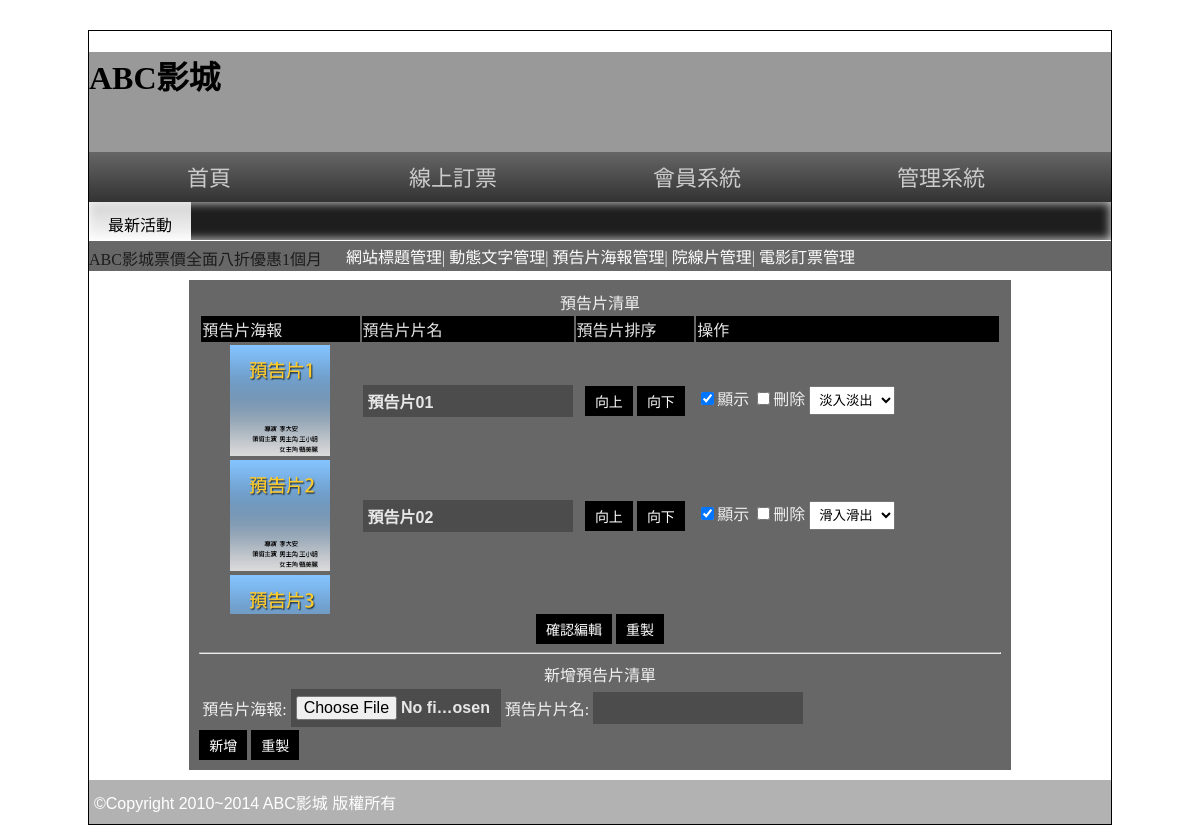
The page /back.php?do=poster (signed in) on the database its author committed.
### tables this page shows
CREATE TABLE `poster` (
  `id` int(10) UNSIGNED NOT NULL,
  `name` text NOT NULL,
  `img` text NOT NULL,
  `rank` int(10) UNSIGNED NOT NULL,
  `sh` int(1) UNSIGNED NOT NULL,
  `ani` int(10) UNSIGNED NOT NULL
);

### api/db.php (called while the page is built, shortened)
<?php
class DB{
    private $dsn = "mysql:host=localhost;dbname=db03_1;charset=utf8;";
    private $pdo;
    private $table;
    function __construct($table){
        $this->table = $table;
        $this->pdo = new PDO($this->dsn,'root','');
    }
    function all(...$arg){
        $sql = "SELECT * FROM `{$this->table}` ";
        if (isset($arg[0])) {
            if (is_array($arg[0])) {
                $tmp = $this->array_to_sql($arg[0]);
                $sql .= " WHERE " . join(" AND ", $tmp);
            }
            else {
                $sql .= $arg[0];
            }
        }
        return $this->pdo->query($sql)->fetchAll(PDO::FETCH_ASSOC);
    }
}
$Poster = new DB('poster');
?>

### back/poster.php (the view, shortened to what this page needs)
<div class="rb tab">
    <div class="ct">
        預告片清單
    </div>
    <form action="./api/edit_poster.php" method="post">
    <div class="table-wrap">
        <table style="width:100%">
            <thead>
            <tr>
                <td width="20%">預告片海報</td>
                <td width="25%">預告片片名</td>
                <td width="15%">預告片排序</td>
                <td width="">操作</td>
            </tr>
            </thead>
            <tbody>
                <?php
                    $rows = $Poster->all(" ORDER BY `rank`");
                    foreach ($rows as $key=> $row) :
                        $prev_id = ($key > 0) ? $rows[$key - 1]['id'] : $row['id'];
                        $next_id = ($key < count($rows) - 1) ? $rows[$key + 1]['id'] : $row['id'];
                ?>
                <tr>
                    <td class="ct">
                        <img width="100px" src="../upload/<?=$row['img']?>" alt="">
                    </td>
                    <td>
                        <input type="text" name="name[]" value="<?=$row['name']?>">
                    </td>
                    <td class="ct">
                        <input type="button" class="sw" data-sw="<?=$prev_id?>-<?=$row['id']?>" value="向上">
                        <input type="button" class="sw" data-sw="<?=$next_id?>-<?=$row['id']?>" value="向下">
                    </td>
                    <td>
                        <input type="checkbox" name="sh[]" id="" value="<?=$row['id']?>" <?=($row['sh'] == 1)?"checked":""?>>顯示
                        <input type="checkbox" name="del[]" id="" value="<?=$row['id']?>">刪除
                        <select name="ani[]" id="">
                            <option value="1" <?=($row['ani'] == 1 ?"selected":"")?>>淡入淡出</option>
                            <option value="2" <?=($row['ani'] == 2 ?"selected":"")?>>滑入滑出</option>
                        </select>
                    </td>
                </tr>
                <?php
                endforeach
                ?>
            </tbody>
        </table>
    </div>
        <div class="ct">
                <input type="submit" value="確認編輯">
                <input type="reset" value="重製">
        </div>
    </form>
    <hr>
    <div>
        <div class="ct">
        新增預告片清單
        </div>
        <form action="./api/add_poster.php" method="post" enctype="multipart/form-data">
            <table>
                <tr>
                    <td>預告片海報:</td>
                    <td>
                        <input type="file" name="img" id="">
                    </td>
                    <td>
                        預告片片名:
                    </td>
                    <td>
                        <input type="text" name="name">
                    </td>
                </tr>
            </table>
            <div>
                <input type="submit" value="新增">
                <input type="reset" value="重製">
            </div>
        </form>
    </div>
</div>

### css/css.css (style rules this page uses)
body { background:url(../icon/b.png); font-family:微軟正黑體; }
select,select option { padding:5px; }
input[type='text'],input[type='file'],input[type='password'],textarea,.button { width:200px; font-size:16px; padding:7px 5px 7px 5px; background:#4C4C4C; color:#E7E7E7; border:none; font:Open Sans,'微軟正黑體'; font-weight:600; }
input[type='button'],input[type='submit'],input[type='reset'],button,.button { padding: 5px 10px; background:#000; color:#fff; border:none; cursor:pointer; font-size:14px; text-decoration:none; }
.ct { text-align:center; }
.rb { background:rgba(39,39,39,0.7); color:rgba(255,255,255,0.9); }
.tab { width:80%; display:block; margin-left:auto; margin-right:auto; min-height:100px; padding:10px; }

### back/poster.php (style rules this page uses)
.table-wrap { max-height:300px; overflow-y:auto; }
thead tr { position: sticky; top: 0; background: black; }

### rows shown on the page
poster: img (picture), name "預告片01", sh "☑", ani "淡入淡出"
poster: img (picture), name "預告片02", sh "☑", ani "滑入滑出"
poster: img (picture)
